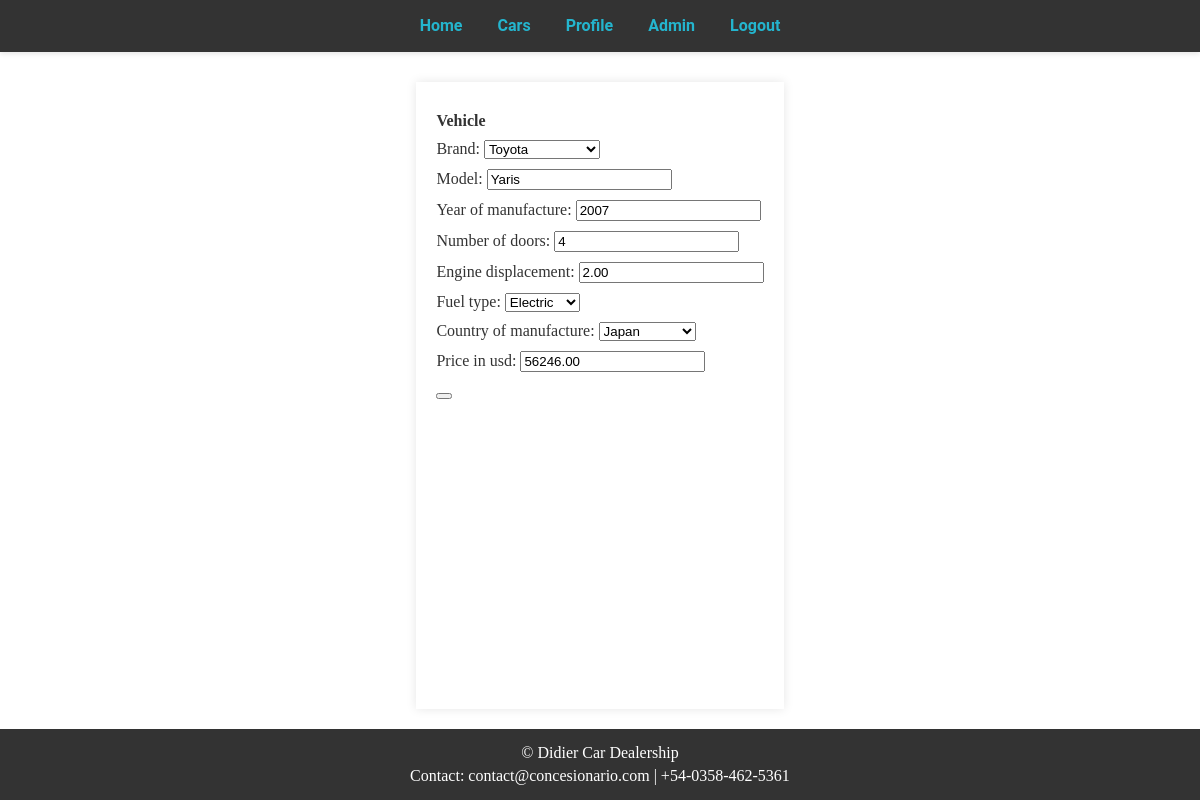
Screenshot of /vehicles/1/update/ (signed in) with the database file from the repository.
### vehicles/models.py (models this page shows, shortened)
class Vehicle(models.Model):
    FUEL_CHOICES = [
        ('electric', 'Electric'),
        ('diesel', 'Diesel'),
        ('hybrid', 'Hybrid'),
        ('gasoline', 'Gasoline'),
    ]
    brand = models.ForeignKey(Brand, on_delete=models.CASCADE, related_name="vehicles")
    model = models.CharField(max_length=100)
    year_of_manufacture = models.IntegerField(
        validators=[
            MinValueValidator(1886),  # Año del primer automóvil moderno
            MaxValueValidator(datetime.now().year)  # Año actual como máximo
        ]
    )
    number_of_doors = models.PositiveIntegerField()
    engine_displacement = models.DecimalField(
        max_digits=5,
        decimal_places=2,
        validators=[
            MinValueValidator(0.1),  # Mínimo de 0.1 litros
        ]
    )
    fuel_type = models.CharField(max_length=10, choices=FUEL_CHOICES)
    country_of_manufacture = models.ForeignKey(Country, on_delete=models.CASCADE, related_name="manufactured_vehicles")
    price_in_usd = models.DecimalField(max_digits=12, decimal_places=2)

### vehicles/views.py (the view, shortened to what this page needs)
# urls.py: path('<int:pk>/update/', VehicleUpdateView.as_view(), name='vehicle_update'),
class VehicleUpdateView(LoginRequiredMixin, UserPassesTestMixin, UpdateView):
    model = Vehicle
    template_name = 'vehicles/vehicle_form.html'
    form_class = VehicleForm
    def test_func(self):
        return self.request.user.is_staff

### vehicles/forms.py
class VehicleForm(forms.ModelForm):
    class Meta:
        model = Vehicle
        fields = [
            'brand', 'model', 'year_of_manufacture', 'number_of_doors',
            'engine_displacement', 'fuel_type', 'country_of_manufacture', 'price_in_usd'
        ]

### concesionario/context_processors.py (called while the page is built)
def dealership_info(request):
    return {
        'dealership_name': 'Didier Car Dealership',
        'opening_hours': 'Mon-Fri 9am-6pm',
        'contact_email': 'contact@concesionario.com',
        'contact_phone': '+54-0358-462-5361',
    }

### users/context_processors.py (called while the page is built)
def user_status(request):
    if request.user.is_authenticated:
        return {
            'is_authenticated': True,
            'is_staff': request.user.is_staff,
            'user_name': request.user.username,
        }
    else:
        return {
            'is_authenticated': False,
        }

### vehicles/models.py (called while the page is built)
    def __str__(self):
        return self.name

    def __str__(self):
        return self.name

### templates/vehicles/vehicle_form.html (shortened to what this page needs)
{% extends 'base.html' %}
{% block content %}
<h2>{{ view.action }} Vehicle</h2>
<form method="post" enctype="multipart/form-data">
    {{ form.as_p }}
    <button type="submit">{{ view.action }}</button>
</form>
{% endblock %}

### static/css/styles.css (style rules this page uses)
html, * { box-sizing: border-box; }
body { display: flex; flex-direction: column; min-height: 100vh; margin: 0; padding-top: 62px; }
h2, p { color: #333; font-size: 16px; margin: 10px 0; }
form { margin-bottom: 20px; }

### rows the page displays
Vehicle: brand "Toyota", model "Yaris", year_of_manufacture "2007", number_of_doors "4", engine_displacement "2.00", fuel_type "Electric", country_of_manufacture "Japan", price_in_usd "56246.00"

### other values shown
{{ dealership_name }} "Didier Car Dealership"
{{ contact_email }} "contact@concesionario.com"
{{ contact_phone }} "+54-0358-462-5361"
